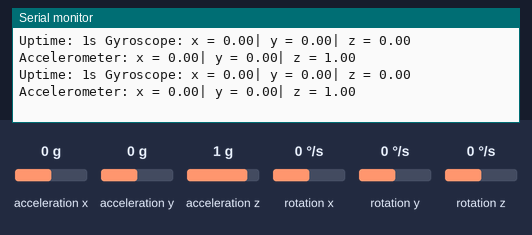
Bench run of a sketch on a simulated Arduino Uno, built with avr-gcc and run on an emulated ATmega328P. Parts: the last lines printed to the serial monitor. Wiring (inferred from the names in the program): MPU-6050 motion sensor at I2C address 0x68. The test bench sets the inputs (shaded band); at power-on: acceleration x 0 g, acceleration y 0 g, acceleration z 1 g, rotation x 0 °/s, rotation y 0 °/s, rotation z 0 °/s.

Above: at 1.2 s.
1.3 s: acceleration x set to -1.4 g
At 1.3 s:
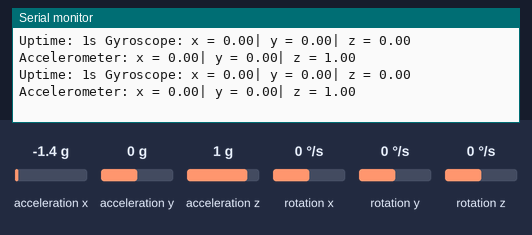
4.3 s: acceleration y set to -1.4 g
At 4.33 s:
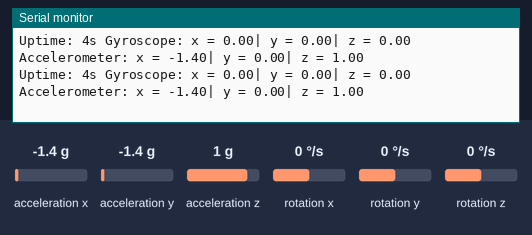
7.3 s: acceleration z set to -1.4 g
At 7.38 s:
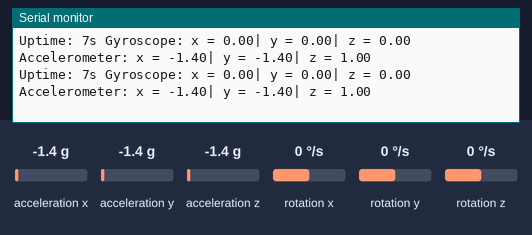
10.3 s: rotation x set to -192 °/s
At 10.59 s:
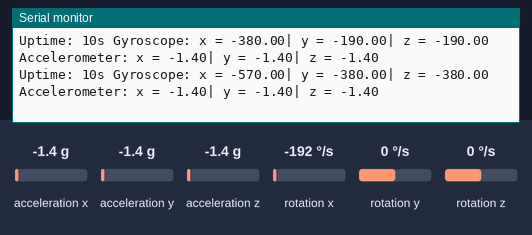
13.3 s: acceleration x set to 0 g
At 13.37 s:
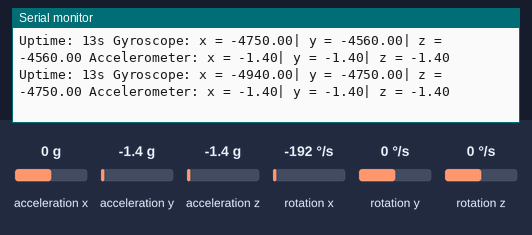
16.3 s: rotation y set to -192 °/s
At 16.37 s:
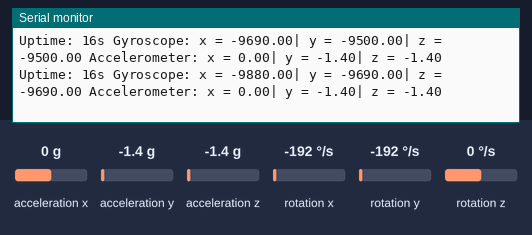
Timing chart, 0 to 19.3 s (numbered marks = the images above; inputs shaded):
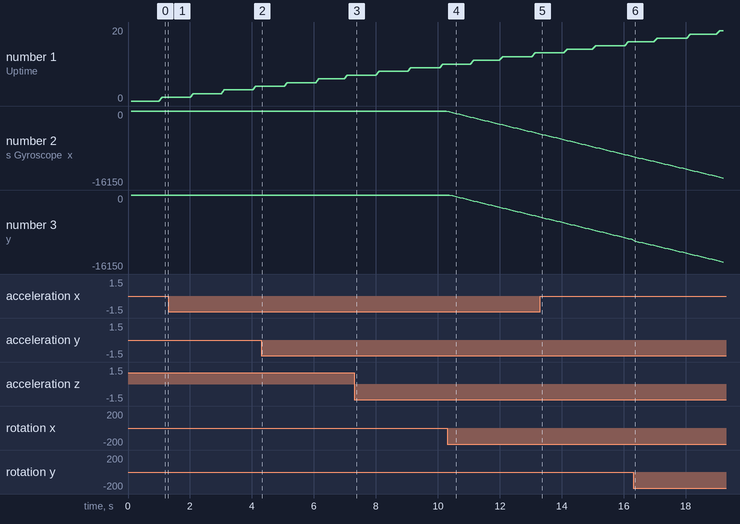

Measured:
- after the input at 10.3 s, the serial monitor: prints a new line after 0.07 s (image 4)
- plotted number 2: 0 → -4940 after the input at 10.3 s, -4940 → -9880 after the input at 13.3 s
- plotted number 3: 0 → -4750 after the input at 10.3 s

The sketch:

Arduino_MPU6050.ino
```cpp
// (licence header left out)
#include <Wire.h> // A libary for I2C communications.

long xAcceleration, yAcceleration, zAcceleration, xGyroscope, yGyroscope, zGyroscope;
float xForce, yForce, zForce, xRotation, yRotation, zRotation, xPrevRotation, yPrevRotation, zPrevRotation;
float AccelSensitivity = 16384.0, GyroSensitivity = 131.00;
unsigned long Time;
void setup() {
  /*
  Commence serial communications of the Arduino Circuit.
  The value implaced within the parenthesis should be the baud rate capable of the intergrated circuit.
  */
  SerialBegin(9600);
  // Begin I2C wire communications.
  WireBegin();
  // Initilaise the MPU-6050 through using I2C wire functions, to establish the gyroscope and accelerometer.
  StartMPU();

}

void loop() {
  Time = millis() / 1000;
  ProcessAccelerationData();
  ProcessGyroscopeData();
  PrintMPU();
}

void SerialBegin(int BaudRate) {
  Serial.begin(BaudRate);
  while(!Serial) {
    delay(1); //Wait for Serial communications to commence
  }
  Serial.println(F("Serial Communications have begun"));
}

void WireBegin() {
    Wire.begin();
    Serial.println(F("Initiated and established Wire libary for I2C communications"));
}

void StartMPU() {
  Wire.beginTransmission(0b1101000);
  Wire.write(0x6B);
  Wire.write(0b00000000);
  Wire.endTransmission();
  Wire.beginTransmission(0b1101000);
  Wire.write(0x1B);
  Wire.write(0b00000000);
  Wire.endTransmission();
  Wire.beginTransmission(0b1101000);
  Wire.write(0x1C);
  Wire.write(0b00000000);
  Wire.endTransmission();
}

void ProcessAccelerationData() {
  Wire.beginTransmission(0b1101000); //I2C address of the MPU
  Wire.write(0x3B); //Starting register for accelerometer
  Wire.endTransmission();
  Wire.requestFrom(0b1101000,6); //Request accelerometer registers (3B - 40)
  while(Wire.available() < 6);
  //Store recieved bytes in respective intergers:
  xAcceleration = Wire.read()<<8|Wire.read();
  yAcceleration = Wire.read()<<8|Wire.read();
  zAcceleration = Wire.read()<<8|Wire.read();
  xForce = xAcceleration / AccelSensitivity;
  yForce = yAcceleration / AccelSensitivity;
  zForce = zAcceleration / AccelSensitivity;
}

void ProcessGyroscopeData() {
  Wire.beginTransmission(0b1101000); //I2C address of the MPU
  Wire.write(0x43); //Starting register for gyroscope
  Wire.endTransmission();
  Wire.requestFrom(0b1101000,6); //Request Gryoscope Registers (43 - 48)
  while(Wire.available() < 6);
  //Store recieved bytes in respective intergers:
  xGyroscope = Wire.read()<<8|Wire.read();
  yGyroscope = Wire.read()<<8|Wire.read();
  zGyroscope = Wire.read()<<8|Wire.read();
  xRotation = round((xGyroscope / GyroSensitivity) / 10) * 10 + xPrevRotation;
  yRotation = round((yGyroscope / GyroSensitivity) / 10) * 10 + yPrevRotation;
  zRotation = round((zGyroscope / GyroSensitivity) / 10) * 10 + zPrevRotation;
  xPrevRotation = xRotation;
  yPrevRotation = xRotation;
  zPrevRotation = xRotation;
}

void PrintMPU() {
  Serial.print("Uptime: ");
  Serial.print(Time);
  Serial.print("s ");
  Serial.print("Gyroscope:");
  Serial.print(" x = ");
  Serial.print(xRotation);
  Serial.print("| y = ");
  Serial.print(yRotation);
  Serial.print("| z = ");
  Serial.print(zRotation);
  Serial.print(" Accelerometer:");
  Serial.print(" x = ");
  Serial.print(xForce);
  Serial.print("| y = ");
  Serial.print(yForce);
  Serial.print("| z = ");
  Serial.println(zForce);
}
```
